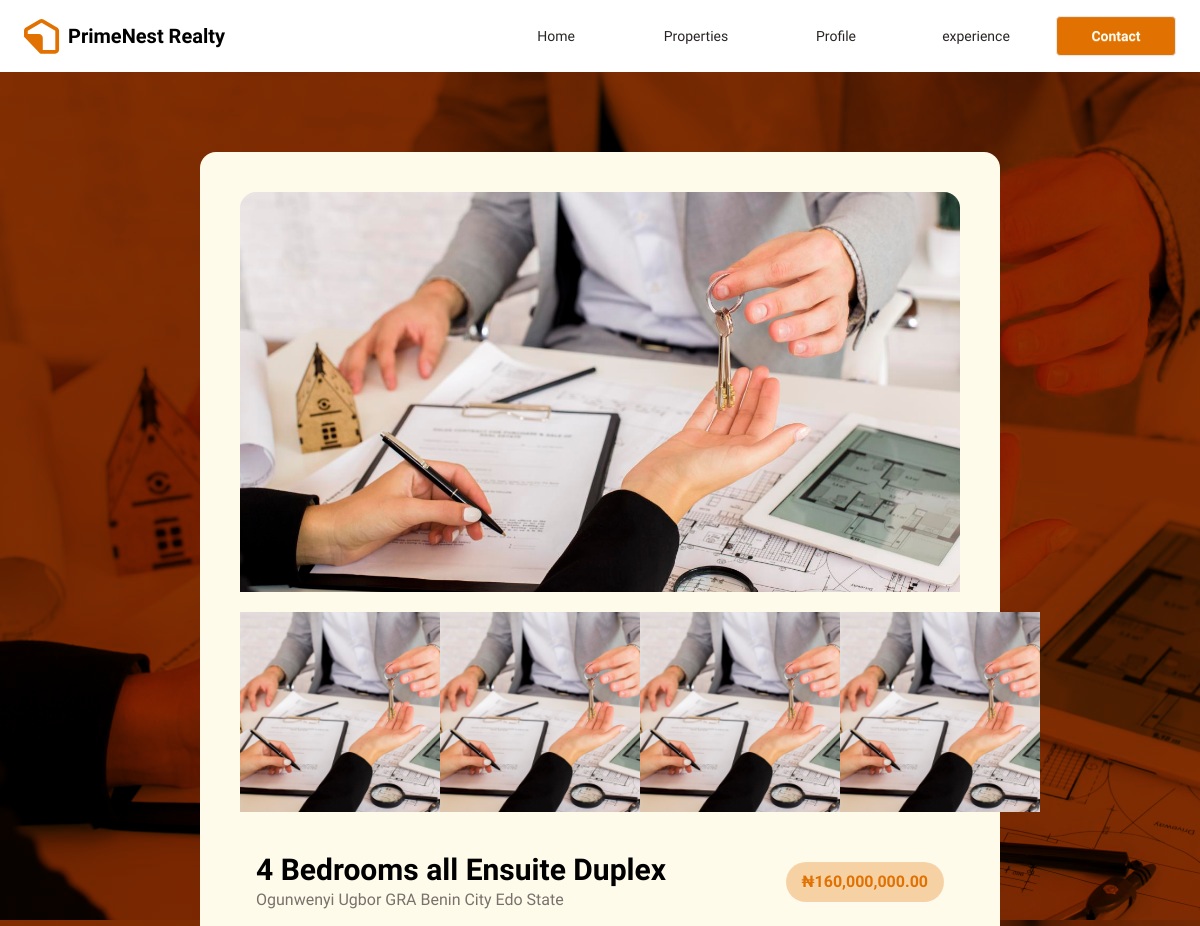
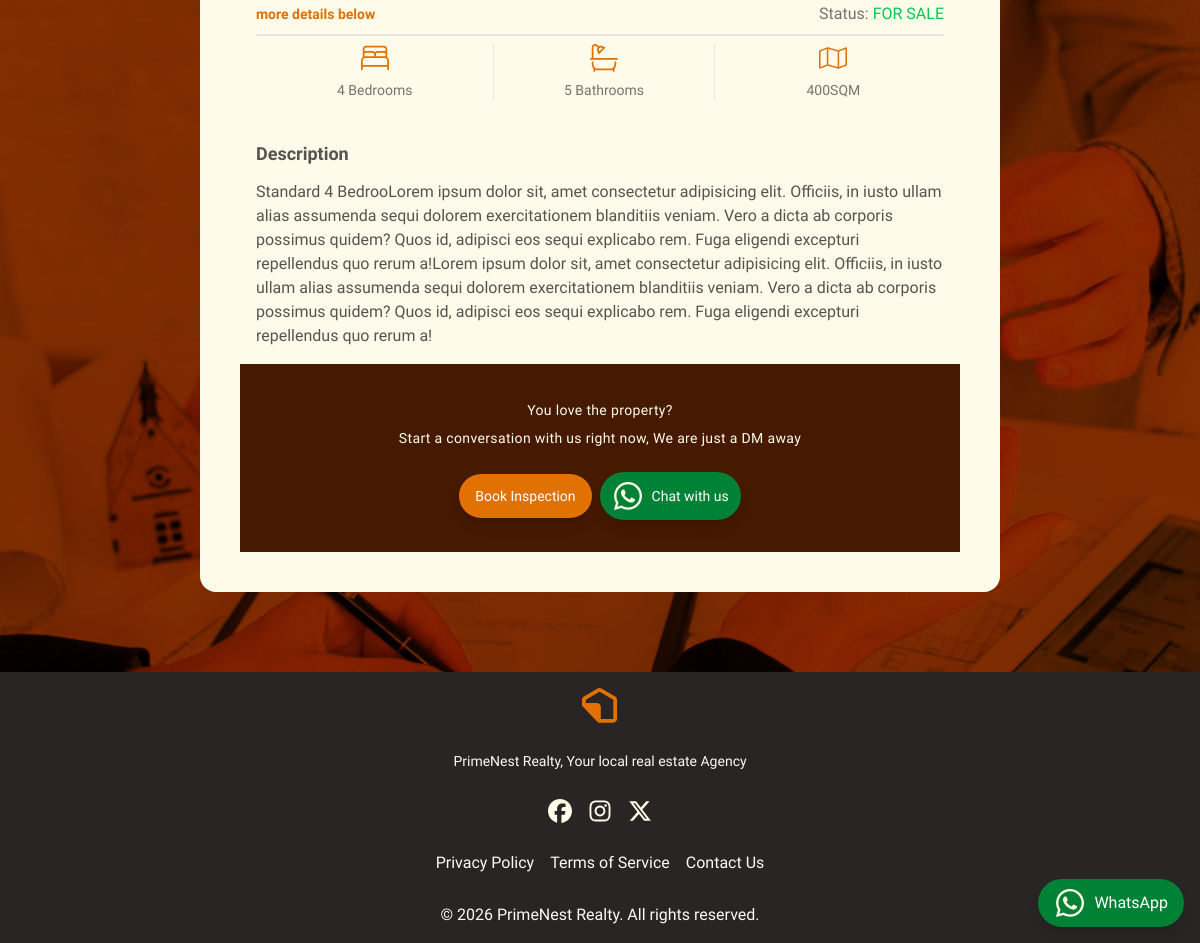
/properties/4-bedrooms-all-ensuite-duplex/, run on the app's committed database (2 pictures, top to bottom).
### core/models.py (models this page shows, shortened)
class Property(models.Model):
    FOR_SALE = 'FOR SALE'
    TO_LET = 'TO LET'
    SOLD = 'SOLD'
    DEFAULT = ''
    STATUS_CHOICES = (
        (DEFAULT, ''),
        (FOR_SALE, 'For sale'),
        (TO_LET, 'To let'),
        (SOLD, 'Sold'),
    )
    title = models.CharField(max_length=255)
    description = models.TextField()
    location = models.CharField(max_length=255)
    price = models.DecimalField(decimal_places=2, max_digits=12)
    status = models.CharField(choices=STATUS_CHOICES, default=DEFAULT)
    no_of_bedroom = models.SmallIntegerField()
    no_of_bathroom = models.SmallIntegerField()
    property_land_size = models.SmallIntegerField()
    slug = models.SlugField(unique=True, blank=True, null=True)
    created_at = models.DateTimeField(auto_now_add=True)
    updated_at = models.DateTimeField(auto_now=True)
    class Meta:
        verbose_name_plural = 'Properties'

### core/views.py (the view)
# urls.py: path('properties/<slug:slug>/', views.properties_detail, name='properties_detail'),
def properties_detail(request, slug):
    property = get_object_or_404(Property, slug=slug)
    return render(request, 'core/properties_detail.html', {'property':property})

### core/templates/core/properties_detail.html (shortened to what this page needs)
{% extends "core/base.html" %}
{% load static %}
{% load humanize %}
{% block content %}
{% include 'core/navigation.html' %}
<div class="lg:py-20 py-10 px-5 lg:px-50 w-full bg-amber-950 bg-[url('/static/img/Hero.jpg')] bg-fixed bg-blend-overlay object-cover">
    <div class="w-full rounded-2xl bg-amber-50 lg:p-10">
        <div class='w-full h-100 '>
    <img src="{% static 'img/Hero.jpg' %}" alt="Luxury Home" class="w-full h-full object-cover rounded-t-2xl mb-1">
</div>
<div class='flex justify-between items-center w-full  mt-5 max-lg:mt-0 scroll-p-0 scroll-smooth scroll-m-0 max-lg:p-2 max-lg:gap-2 max-lg:overflow-x-scroll'>
    <img src="{% static 'img/Hero.jpg' %}" alt="Luxury Home" class=" size-30 md:size-50 object-cover">
    <img src="{% static 'img/Hero.jpg' %}" alt="Luxury Home" class=" size-30 md:size-50 object-cover">
    <img src="{% static 'img/Hero.jpg' %}" alt="Luxury Home" class=" size-30 md:size-50 object-cover">
    <img src="{% static 'img/Hero.jpg' %}" alt="Luxury Home" class=" size-30 md:size-50 object-cover">
</div>
<div class="p-4 pt-10  w-full">
                            <div class=" flex  justify-between items-center">
                                <span >
                                <h3 class="text-xl lg:text-3xl font-semibold mb-0">{{property.title}}</h3>
                        <p class="max-lg:text-sm  text-stone-500">{{property.location}}</p>
                    </span>
                        <span  class="text-[16px] font-semibold rounded-4xl btn border-0 bg-amber-600/30 text-amber-600">&#8358;{{property.price|intcomma  }}</span>
                            </div>
                            <div class="flex justify-between items-center mt-4">
                            <span class=" text-[14px] font-semibold  text-amber-600">
                                more details below</span>
                            <span class=" text-stone-500">Status: <span class="text-green-500">{{property.status}}</span></span>
                            </div>
                            <div class="h-0.5 w-full bg-stone-200 rounded-full mt-2"></div>
                            <div class=" flex justify-center mt-2 ">
                                <span class="ml-2 flex flex-col items-center gap-2 w-1/3">
                                <span class="text-sm text-stone-500">{{property.no_of_bedroom}} Bedrooms</span>
                            </span>
                                <span class="ml-2 flex flex-col gap-2 w-1/3 items-center border-x border-stone-200 px-">
                                    <span class="text-sm text-stone-500">{{property.no_of_bathroom}} Bathrooms</span>
                                </span>
                                <span class="ml-2 flex flex-col items-center gap-2 w-1/3">
                                    <span class="text-sm text-stone-500">{{property.property_land_size}}SQM</span>
                                </span>
                            </div>
                            <h3 class='mt-10 text-lg font-semibold text-stone-600'>Description</h3>
                            <p class="mt-3 text-stone-600" > {{property.description}}</p>
                        </div>
                        <section class="w-full bg-amber-950   flex flex-col lg:flex-row items-center justify-center   p-8 lg:px-20 lg:gap-10 text-amber-50">
        <div class='  max-lg:text-center '>
            <p class='text-sm tracking-wide leading-7 text-center'>
                You love the property? <br> Start a conversation with us right now, We are just a DM away
            </p>
            <div class='flex items-center max-lg:flex-col justify-center gap-2 mt-5 text-sm' >
                <button class=" bg-amber-600 w-fit flex items-center  gap-2 px-4 text-white p-3 rounded-full shadow-lg hover:bg-amber-700 transition-colors duration-300" id="back-to-top-btn">
        Book Inspection
    </button>
    <a href='https://wa.me/+2349049760979?text=Hello%2C%20I%27m%20interested%20in%20the%20{{property.title| urlencode}}%20at%20{{property.location|urlencode}}' class=" bg-green-700 w-fit flex items-center  gap-2 px-3 text-white p-2 rounded-full shadow-lg hover:bg-amber-700 transition-colors duration-300" id="back-to-top-btn">
        Chat with us
    </a>
            </div>
        </div>
    </section>
    </div>
</div>
{% include 'core/footer.html' %}
{% endblock content %}

### data on the page
Property: title "4 Bedrooms all Ensuite Duplex", location "Ogunwenyi Ugbor GRA Benin City Edo State", price "160,000,000.00", status "FOR SALE", no_of_bedroom "4", no_of_bathroom "5", property_land_size "400", description "Standard 4 BedrooLorem ipsum dolor sit, amet consectetur adipisicing elit. Officiis, in iusto ullam alias assumenda sequi dolorem exercitationem blanditiis veniam. Vero a dicta ab corporis possimus quidem? Quos id, adipisci eos sequi explicabo rem. Fuga eligendi excepturi repellendus quo rerum a!Lorem ipsum dolor sit, amet consectetur adipisicing elit. Officiis, in iusto ullam alias assumenda sequi dolorem exercitationem blanditiis veniam. Vero a dicta ab corporis possimus quidem? Quos id, adipisci eos sequi explicabo rem. Fuga eligendi excepturi repellendus quo rerum a!"
